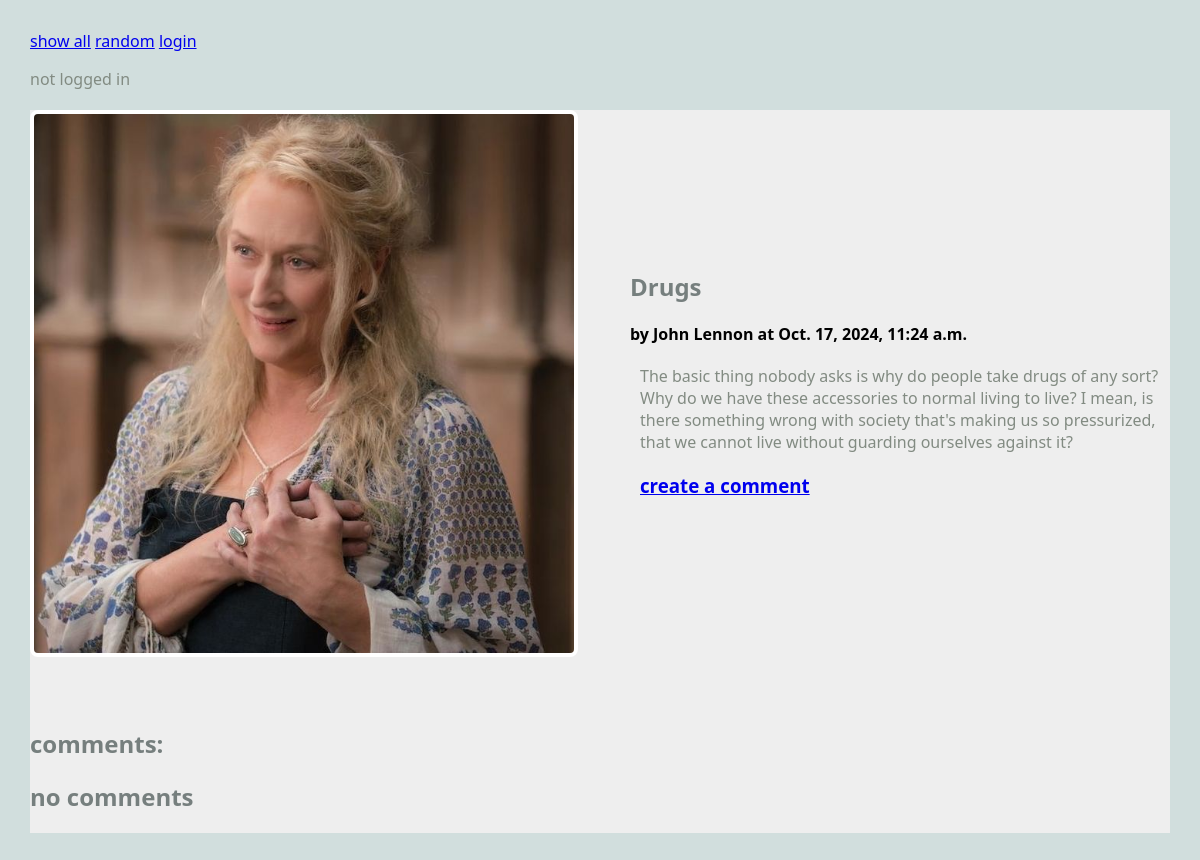
Screenshot of /blog/ with the database file from the repository.
### blog/models.py (models this page shows, shortened)
class Article(models.Model):
    user = models.ForeignKey(User, on_delete=models.CASCADE)
    title = models.TextField(blank=False)
    author = models.TextField(blank=False)
    text = models.TextField(blank=False)
    published = models.DateTimeField(auto_now=True)
    image_file = models.ImageField(blank=True)
    def get_comments(self):
        comments = Comment.objects.filter(article=self)
        return comments

### blog/views.py (the view)
# urls.py: path('',views.RandomArticleView.as_view(), name='random'),
class RandomArticleView(DetailView):
    model = Article
    template_name = 'blog/article.html'
    context_object_name = 'article'
    def get_object(self):
        all_articles = Article.objects.all()
        return random.choice(all_articles)

### blog/templates/blog/article.html (shortened to what this page needs)
{% extends 'blog/base.html' %}
{% block content %}
<main class="grid-container">
    <article class="featured">
        {% if article.image_file.url %}
        <img src="{{article.image_file.url}}" alt="{{article.image_file.url}}">
        {% endif %}
        <div>
            <h2>{{article.title}}</h2>
            <strong>by {{article.author}} at {{article.published}}</strong>
            <p>
            {{article.text}}
            </p>
            <h3><a href="{% url 'create_comment' article.pk %}">create a comment</a></h3>
        </div>
    </article>
    <div>
        <h2>comments:</h2>
         {% if article.get_comments %}
            {% for c in article.get_comments %}
            <div>
                <strong>by {{c.author}} at {{c.published}}</strong>
                <p>
                    {{c.text}}
                </p>
            </div>
            {% endfor %}
        {% else %}
            <h2>no comments</h2>
        {% endif %}
    </div>
</main>
{% endblock %}

### static/styles-blog.css (style rules this page uses)
body { margin: 30px; background: #d1dedd; font-family:'Segoe UI', Tahoma, Geneva, Verdana, sans-serif; }
h1, h2, h3 { color: #767f7e; }
p { color: #828b82; }
.grid-container { background: #eee; max-width: 900px; display: grid; grid-template-columns: repeat(3, 1fr); grid-gap: 10px; max-width: 1200px; margin: 20px auto; }
article.featured { grid-column: span 3; display: grid; gap: 60px; grid-template-columns: 1fr 1fr; align-items: center; border-bottom: 1px #bbc7c7; padding-bottom: 40px; }
article img, article.featured img { width: 100%; border: 4px solid #fff; border-radius: 8px; }
article p, article h3 { margin: 20px 10px; }

### rows the page displays
Article: image_file (picture), title "Drugs", author "John Lennon", published "Oct. 17, 2024, 11:24 a.m.", text "The basic thing nobody asks is why do people take drugs of any sort? Why do we have these accessories to normal living to live? I mean, is there something wrong with society that's making us so pressurized, that we cannot live without guarding ourselves against it?"
